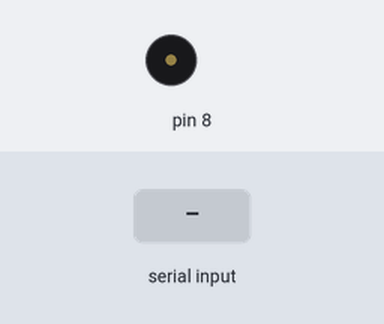
The sketch below on a simulated Arduino Uno, built with avr-gcc and run on an emulated ATmega328P. On the bench: buzzer (waves = sounding). The inputs (shaded band) are chosen by the test bench.

Above: at 2.4 s.
2.5 s: "1" received over Serial
At 3.3 s:
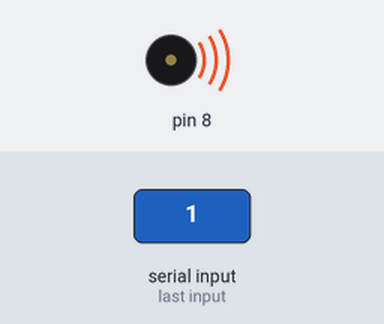
Timing chart, 0 to 5.5 s (numbered marks = the images above; inputs shaded):
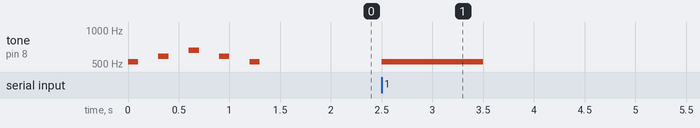

Measured:
- after the input at 2.5 s, tone on pin 8: silent → 523 Hz at once, → silent 1.0 s later
- by itself, tone on pin 8: plays 523 Hz for 0.10 s, 587 Hz for 0.10 s, 659 Hz for 0.10 s, 587 Hz for 0.10 s, 523 Hz for 0.10 s

The sketch:

week05_1_arduino_do_re_mi_Serial.ino
```cpp
// week05_1_arduino_do_re_mi_Serial
// 修改自 week02_5_arduino_do_re_mi_Serial_begin_a
// google: 我想要把 Arduino 跟 Processing 結合
// 在 Processing 按下 key 1 2 3 對應 Arduino 的 Do Re Mi 使用 USB Serial
// 寫完程式, 用Tool-SerialMonitor 來監控
void setup(){
  Serial.begin(9600); // USB Serial 開始傳輸, 速度 9600 bps
  tone(8, 523, 100); // Do 0.1秒
  delay(300); // 會出錯, 滑過去, 沒聽到

  tone(8, 587, 100); // Re 0.1秒
  delay(300); // 會出錯, 滑過去, 沒聽到

  tone(8, 659, 100); // Mi 0.1秒
  delay(300); // 會出錯, 滑過去, 沒聽到

  tone(8, 587, 100); // Re 0.1秒
  delay(300); // 會出錯, 滑過去, 沒聽到

  tone(8, 523, 100); // Do 0.1秒
}

void loop(){
  if (Serial.available()){ // 如果 USB Serial 有收到資料
    char c = Serial.read(); // 就讀進來
    if (c=='1') tone(8, 523, 1000); // Do 1秒
    if (c=='2') tone(8, 587, 1000); // Re 1秒
    if (c=='3') tone(8, 659, 1000); // Mi 1秒
  }
}
```
